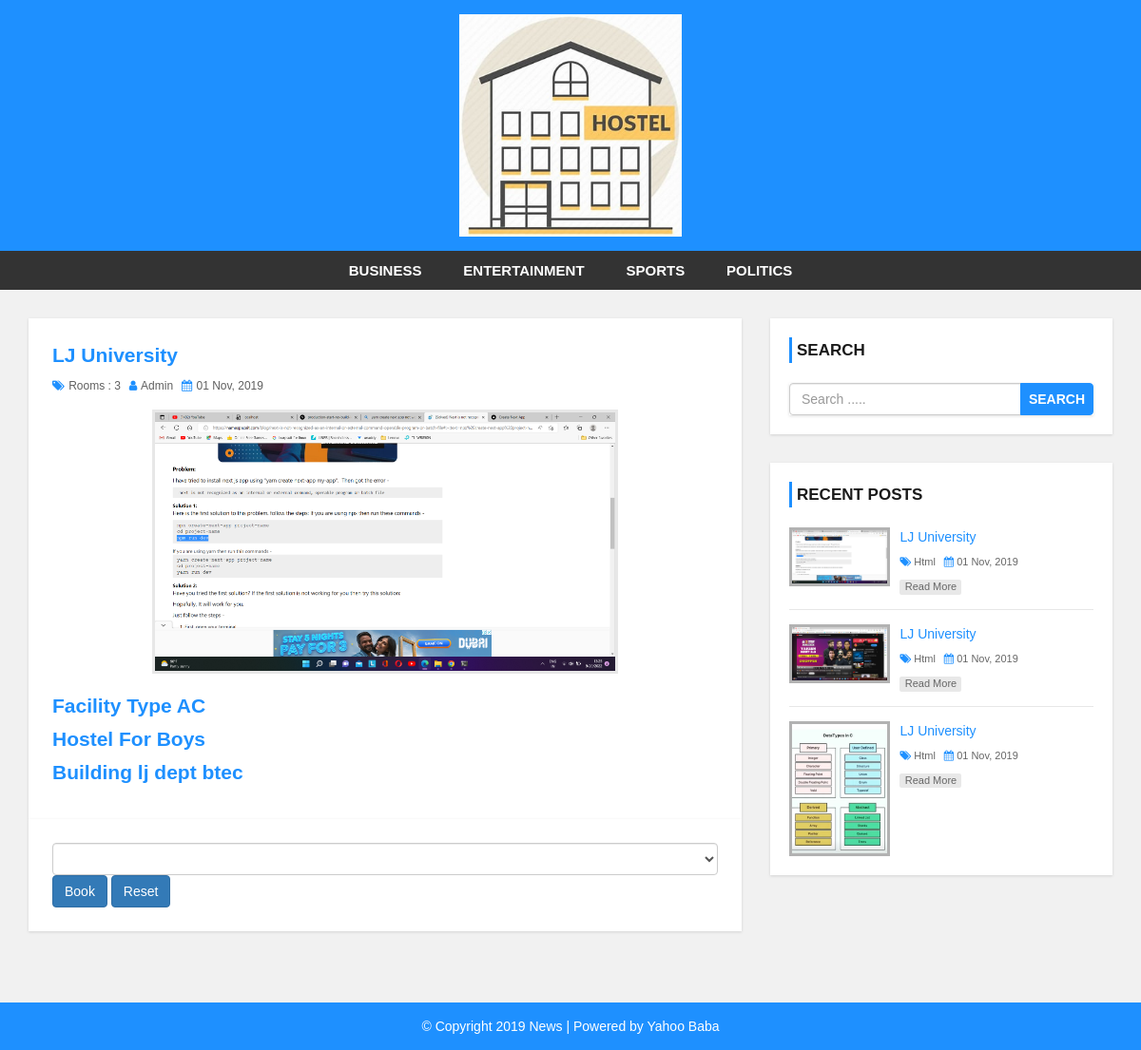
Screenshot of /user/single.php?id=11 with the database file from the repository.
### tables this page shows
CREATE TABLE `rooms` (
  `id` int(10) NOT NULL,
  `clg` varchar(20) NOT NULL,
  `totalroom` int(20) NOT NULL,
  `post` varchar(255) NOT NULL,
  `facility` varchar(30) NOT NULL,
  `hosteltype` varchar(50) NOT NULL,
  `building` varchar(50) NOT NULL,
  `applyfess` varchar(50) NOT NULL,
  `status` varchar(10) NOT NULL,
  `post_date` date NOT NULL
);

### user/single.php (the view, shortened to what this page needs)
<?php include 'header.php'; ?>
    <div id="main-content">
        <div class="container">
            <div class="row">
                <div class="col-md-8">
                    <div class="post-container">
                        <div class="post-content single-post">
                        <?php
                        $post_id = $_GET['id'];
                            $query = "SELECT * FROM rooms where id = '{$post_id}'";
                            $result = mysqli_query($conn,$query) or die("Query fails");
                            if (mysqli_num_rows($result)) {
                               while ($row = mysqli_fetch_assoc($result)){
                            ?>
                            <h3><?php echo $row['clg']; ?></h3>
                            <div class="post-information">
                                <span>
                                    <i class="fa fa-tags" aria-hidden="true"></i>
                                    Rooms : <?php echo $row['totalroom']; ?>
                                </span>
                                <span>
                                    <i class="fa fa-user" aria-hidden="true"></i>
                                    <a href='author.php'>Admin</a>
                                </span>
                                <span>
                                    <i class="fa fa-calendar" aria-hidden="true"></i>
                                    01 Nov, 2019
                                </span>
                            </div>
                            <img class="single-feature-image" src="../Main-admin/upload/<?php echo $row['post']; ?>" alt=""/>
                            <p class="description">
                            <h3>Facility Type <?php echo $row['facility']; ?></h3>
                            <h3>Hostel For <?php echo $row['hosteltype']; ?></h3>
                            <h3>Building <?php echo $row['building']; ?></h3>
                            </p>
                        </div>
                        <?php
                        }
                    }  ?>
                    </div>
                    <div class="form-group mt-1">
                        <form action="booking.php" method="get">
                            <select class="form-control" id="exampleFormControlSelect1" name="booked" required>
                                <option></option>
                                <option>1</option>
                            </select>
                            <input class="btn btn-primary m-2" name="Submit" type="submit" value="Book">
                            <input class="btn btn-primary" type="reset" value="Reset">
                        </form>
                    </div>
                </div>
                <?php include 'sidebar.php'; ?>
            </div>
        </div>
    </div>
<?php include 'footer.php'; ?>

### user/header.php (shortened to what this page needs)
<!DOCTYPE html>
<html lang="en">
<head>
    <link rel="stylesheet" href="css/bootstrap.min.css" />
    <link rel="stylesheet" href="css/font-awesome.css">
    <link rel="stylesheet" href="css/style.css">
</head>
<body>
<div id="header">
    <div class="container">
        <div class="row">
            <div class=" col-md-offset-4 col-md-4">
                <a href="index.php" id="logo"><img src="images/hostel1.jpeg"></a>
            </div>
        </div>
    </div>
</div>
<div id="menu-bar">
    <div class="container">
        <div class="row">
            <div class="col-md-12">
                <ul class='menu'>
                    <li><a href='category.php'>Business</a></li>
                    <li><a href='category.php'>Entertainment</a></li>
                    <li><a href='category.php'>Sports</a></li>
                    <li><a href='category.php'>Politics</a></li>
                </ul>
            </div>
        </div>
    </div>
</div>

### user/sidebar.php
<?php
 include "conn.php";
?>
<div id="sidebar" class="col-md-4">
    <div class="search-box-container">
        <h4>Search</h4>
        <form class="search-post" action="search.php" method ="GET">
            <div class="input-group">
                <input type="text" name="search" class="form-control" placeholder="Search .....">
                <span class="input-group-btn">
                    <button type="submit" class="btn btn-danger">Search</button>
                </span>
            </div>
        </form>
    </div>
    <div class="recent-post-container">
        <h4>Recent Posts</h4>
        <?php
            $limit = 3;
            $q = "SELECT * FROM rooms LIMIT {$limit}";
            $r = mysqli_query($conn,$q);
            if (mysqli_num_rows($r)) {
               while ($row = mysqli_fetch_assoc($r)){
        ?>
        <div class="recent-post">
            <a class="post-img" href="">
                <img src="../Main-admin/upload/<?php echo $row['post']; ?>" alt=""/>
            </a>
            <div class="post-content">
                <h5><a href="single.php?id=<?php echo $row['id']; ?>"><?php echo $row['clg']; ?></a></h5>
                <span>
                    <i class="fa fa-tags" aria-hidden="true"></i>
                    <a href='category.php'>Html</a>
                </span>
                <span>
                    <i class="fa fa-calendar" aria-hidden="true"></i>
                    01 Nov, 2019
                </span>
                <a class="read-more" href="single.php">read more</a>
            </div>
        </div>
            <?php
                 }
                }
            ?>
    </div>
</div>

### user/footer.php (shortened to what this page needs)
<div id ="footer">
    <div class="container">
        <div class="row">
            <div class="col-md-12">
                <span>© Copyright 2019 News | Powered by <a href="http://www.yahoobaba.net/">Yahoo Baba</a></span>
            </div>
        </div>
    </div>
</div>
</body>
</html>

### user/css/style.css (style rules this page uses)
body { background: #f1f1f1; font-family: sans-serif,arial,Helvetica; }
a, a:hover, a:focus { text-decoration: none; outline: none; }
ul { margin:0; padding:0; list-style:none; }
form { background: #fff; padding: 25px; box-shadow:0 1px 3px rgba(0, 0, 0, 0.13); }
#header { background: #1e90ff; text-align: center; padding: 15px; }
#logo { display: inline-block; width: 65%; }
#logo img { width: 100%; }
#menu-bar { background: #333; text-align: center; }
#menu-bar .menu > li { display: inline-block; }
.menu > li > a { padding: 10px 20px; display: block; text-transform: uppercase; color: #fff; font-size: 15px; font-weight:600; transition:all 0.5s ease 0s; }
#main-content { padding: 30px 0; min-height: 750px; }
#main-content .post-container { background-color: #fff; padding: 25px; box-shadow: 0 1px 3px rgba(0, 0, 0, 0.13); }
#main-content .post-content { border-bottom: 1px solid #d1d1d1; padding: 0 0 30px; margin-bottom:30px; }
#main-content .post-content img { width: 100%; }
#main-content .post-content h3 { font-size: 21px; line-height: 28px; font-weight: 600; margin: 0 0 7px; }
#main-content .post-content .post-information span { color: #606060; font-size: 12px; text-transform: capitalize; margin: 0 5px 5px 0; display: inline-block; }
#main-content .post-content .post-information i { color: #1e90ff; margin-right: 1px; }
#main-content .post-content .post-information a { color: #606060; text-decoration: none; }
#main-content .post-content p, #main-content .single-post p { color: #666; font-size: 14px; letter-spacing: 0.5px; margin:0 0 10px; }
#main-content .post-content a.read-more { color: #fff; background-color: #1E90FF; font-size: 12px; text-transform: capitalize; padding: 3px 8px; border-radius: 2px; transition: all 0.3s; }
#main-content .single-post { border: none; margin-bottom: 0; padding-bottom: 0; }
#main-content .single-post h3 { color: #1e90ff; }
#main-content .single-post .post-information { margin: 0 0 10px; }
#main-content .single-post p { text-align: justify; }
#main-content .single-post img.single-feature-image { width: 70%; margin: 0 auto 20px; display: block; border: 3px solid #e7e7e7; }
i.fa { color:#222; }
#sidebar h4 { color: #1A1A1A; font-size: 17px; line-height: 27px; font-weight:600; text-transform: uppercase; padding: 0 0 0 5px; margin: 0 0 21px; border-left: 3px solid #1e90ff; }
#sidebar .search-box-container { background-color: #fff; padding: 20px; margin: 0 0 30px; box-shadow: 0 1px 3px rgba(0, 0, 0, 0.13); }
#sidebar .search-post { padding: 0; }
#sidebar .search-post input { color: #606060; }
#sidebar .search-post .btn { font-weight: 600; text-transform: uppercase; padding: 6px 8px; background-color: #1E90FF; border-color: #1E90FF; outline: none; }
#sidebar .recent-post-container { padding: 20px; background: #fff; box-shadow: 0 1px 3px rgba(0, 0, 0, 0.13); }
#sidebar .recent-post { border-bottom: 1px solid #e7e7e7; padding: 0 0 15px; margin: 0 0 15px; }
#sidebar .recent-post:last-child { margin: 0; padding: 0; border: none; }
#sidebar .recent-post .post-img { display: inline-block; width: 33%; border: 3px solid rgba(0,0,0,0.3); vertical-align: top; transition: border .3s; }
#sidebar .recent-post .post-img img { width: 100%; }
#sidebar .recent-post .post-content { width: 65%; display: inline-block; border: none; padding: 0 0 0 7px; margin: 0; }
#sidebar .recent-post h5 { font-size: 14px; line-height: 20px; margin: 0 0 5px; }
#sidebar .recent-post h5 a { color: #1E90FF; }
#sidebar .recent-post span { color: #666; font-size: 11px; display: inline-block; margin: 0 5px 10px 0; }
#sidebar .recent-post span a { color: #666; }
#sidebar .recent-post span i { color: #1E90FF; }
#sidebar .recent-post a.read-more { color: #666; background-color: rgba(0,0,0,0.09); width: 65px; font-size: 11px; text-align: center; padding: 0; display: block; transition: all 0.3s; }
#footer { color: #fff; padding:15px 0; text-align:center; background-color:#1e90ff; }
#footer a { color:#fff; }

### rows the page displays
rooms: clg "LJ University", totalroom "3", post (picture), facility "AC", hosteltype "Boys", building "lj dept btec"
rooms: post (picture), clg "LJ University"
rooms: post (picture), clg "LJ University"
